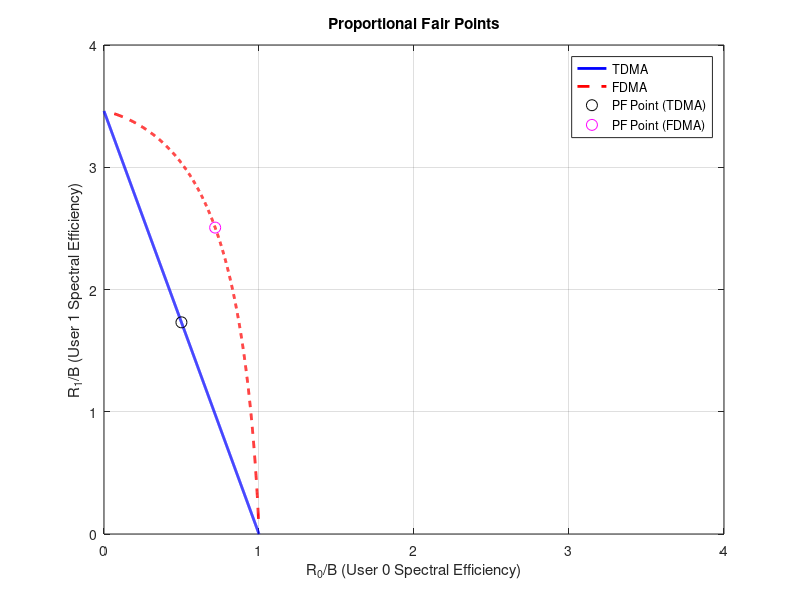

The MATLAB source for this figure:
clc; clear; close all;

% SNR values
snr0 = 10^(0/10);   % 1
snr1 = 10^(10/10);  % 10

% TDMA region
tau = linspace(0, 1, 1000);
R0_tdma = tau * log2(1 + snr0);
R1_tdma = (1 - tau) * log2(1 + snr1);
Rprod_tdma = R0_tdma .* R1_tdma;
[~, idx_pf_tdma] = max(Rprod_tdma);
R0_pf_tdma = R0_tdma(idx_pf_tdma);
R1_pf_tdma = R1_tdma(idx_pf_tdma);

% FDMA region
alpha = linspace(0.01, 0.99, 1000);
R0_fdma = alpha .* log2(1 + snr0 ./ alpha);
R1_fdma = (1 - alpha) .* log2(1 + snr1 ./ (1 - alpha));
Rprod_fdma = R0_fdma .* R1_fdma;
[~, idx_pf_fdma] = max(Rprod_fdma);
R0_pf_fdma = R0_fdma(idx_pf_fdma);
R1_pf_fdma = R1_fdma(idx_pf_fdma);

% Plot
figure;
plot(R0_tdma, R1_tdma, 'b-', 'LineWidth', 2, 'DisplayName', 'TDMA'); hold on;
plot(R0_fdma, R1_fdma, 'r--', 'LineWidth', 2, 'DisplayName', 'FDMA');
plot(R0_pf_tdma, R1_pf_tdma, 'ko', 'MarkerSize', 8, 'DisplayName', 'PF Point (TDMA)');
plot(R0_pf_fdma, R1_pf_fdma, 'mo', 'MarkerSize', 8, 'DisplayName', 'PF Point (FDMA)');

xlabel('R_0/B (User 0 Spectral Efficiency)');
ylabel('R_1/B (User 1 Spectral Efficiency)');
title('Proportional Fair Points');
legend('Location', 'northeast');
xlim([0 4]);
ylim([0 4]);
grid on;

% Save for Overleaf
drawnow;
print(gcf, '6_4ce_e', '-depsc2');

% Console output
fprintf('PF Point (TDMA): R0 = %.3f, R1 = %.3f, R0*R1 = %.3f\n', ...
        R0_pf_tdma, R1_pf_tdma, R0_pf_tdma * R1_pf_tdma);
fprintf('PF Point (FDMA): R0 = %.3f, R1 = %.3f, R0*R1 = %.3f\n', ...
        R0_pf_fdma, R1_pf_fdma, R0_pf_fdma * R1_pf_fdma);
